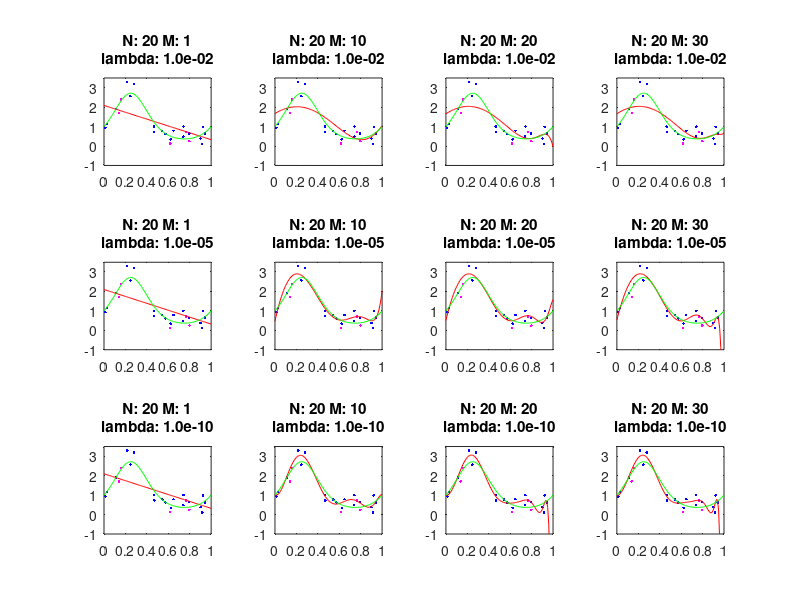
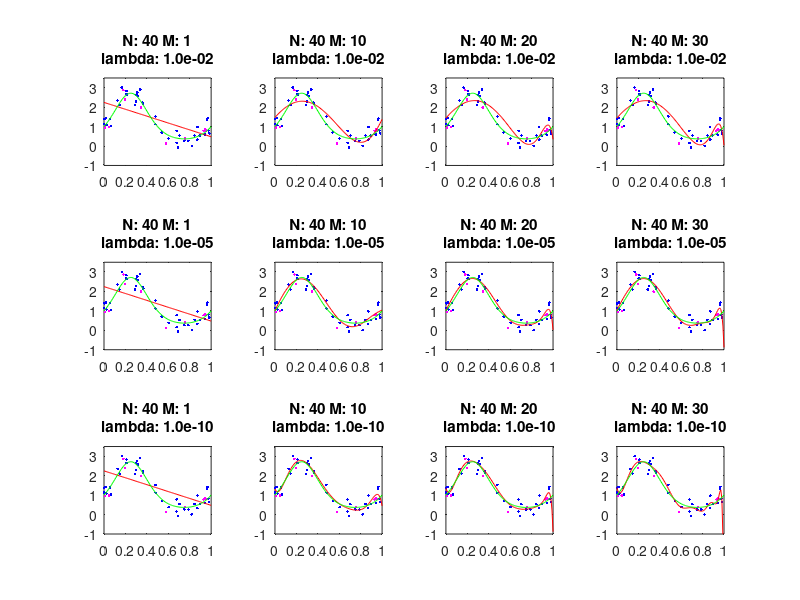
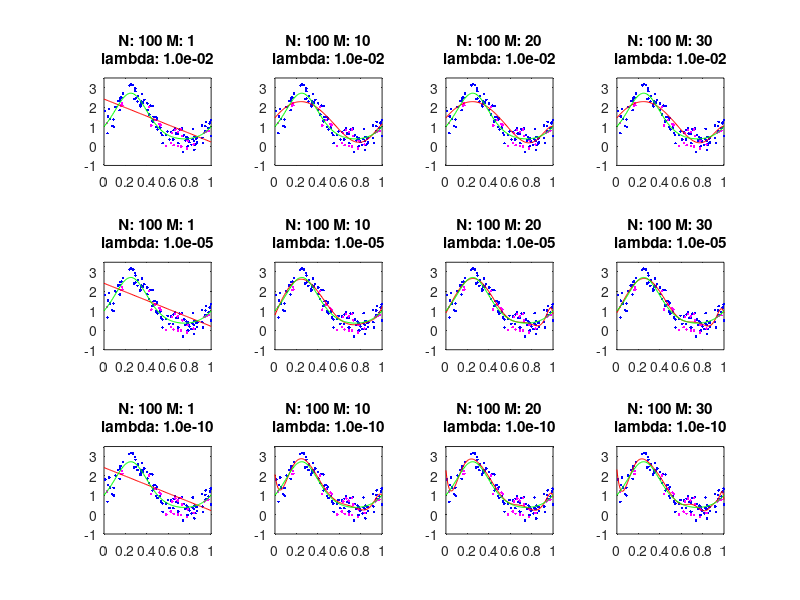
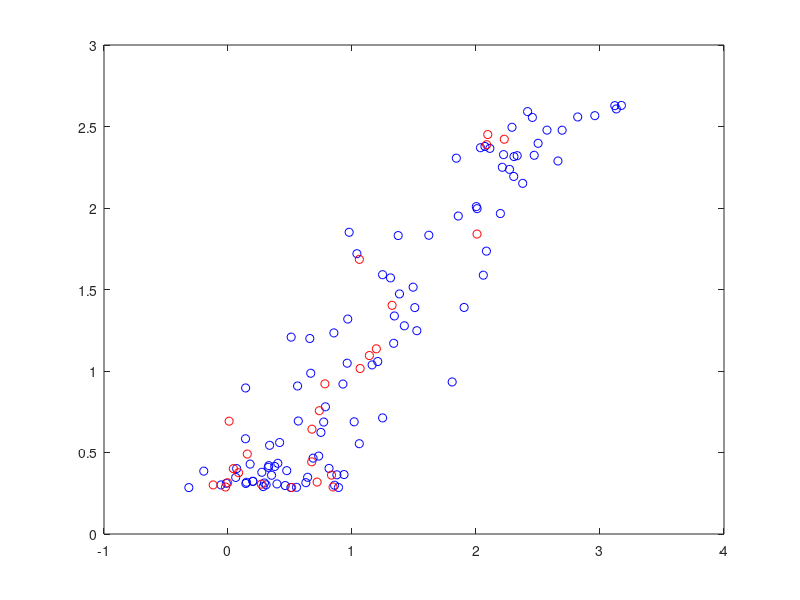

The MATLAB script that drew these images, in order:
rng(5);
bN=25;
bM=1;
bL=1e-2;
err=100;
Ermstest=zeros(3,4);
Ermstrain=zeros(3,4);
for N = [20,40,100]
    X = sort(rand(N, 1));
    X2 = sort(rand(N/4, 1));%test data is 20% of total data
    Y = awgn(exp(sin(2*pi*X)), 10);
    Y2 = awgn(exp(sin(2*pi*X2)), 10);
    ctr = 1;
    i1=0;
    figure('Name', sprintf('Polynomial Curve Fitting %d',N), 'NumberTitle', 'off');
    for lambda = [1e-2,1e-5,1e-10]
        i1=i1+1;
        i2=0;
        for M=[1,10,20,30]
            i2=i2+1;
            phi = zeros(N, M+1);
            phi2 = zeros(N/4, M+1);
            a = zeros(M+1, M+1);

            for i=1:M+1
                phi(:,i) = X.^(i-1);
                phi2(:,i) = X2.^(i-1);
                for j=1:M+1
                    a(i,j) = sum(X.^(i+j-2));
                end
            end
            c = phi'*Y;
            w = linsolve(a+lambda*eye(M+1), c);
            %means w= pinv(a+lambda*eye(M+1))*c;
            
            subplot(3, 4, ctr);
            plot(X, Y, 'b.'); hold on
            plot(X2, Y2, 'm.'); hold on
            plot(0:0.01:1, polyval(flipud(w), 0:0.01:1), 'r-'); hold on
            plot(0:0.01:1, exp(sin(2*pi*(0:0.01:1))), 'g-');
            ylim([-1,3.5]);            
            title(sprintf("N: %d M: %d\nlambda: %0.1e",N, M,lambda));
            
            if N==100
                newerrtrn=(lambda*w'*w+sum((phi*w)-Y).^2);
                newerrtst=(lambda*w'*w+sum((phi2*w)-Y2).^2);  
                
                Ermstrain(i1,i2)=sqrt(newerrtrn/100);
                Ermstest(i1,i2)=sqrt(newerrtst/100);
                
                %Erms(i,j)=sqrt(2*newerr/100);
                if newerrtst < err
                    err=newerrtst;
                    bM=M;
                    bL=lambda;
                    btrainX=X;
                    btrainY=Y;
                    bphi=phi;
                    bphi2=phi2;
                    btestX=X2;
                    btestY=Y2;
                    bw=w;
                end
            end
            
            ctr=ctr + 1;
        end
    end
end
figure('Name', sprintf('Polynomial Curve Fitting %d %d %d',N,bM,bL), 'NumberTitle', 'off');
plot(btrainY, bphi*bw, 'bo'); hold on
plot(btestY, bphi2*bw, 'ro'); hold on
Ermstest
Ermstrain



